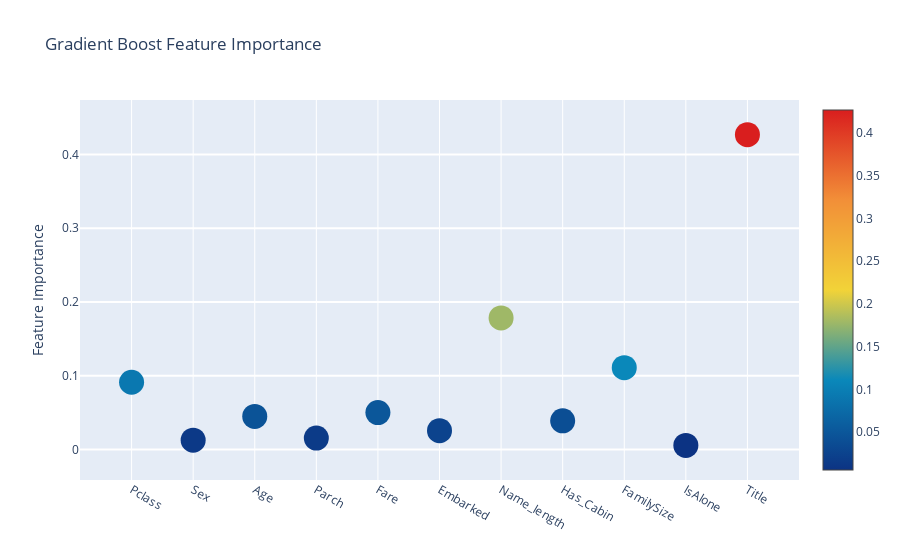

The code cell stored with this chart in its notebook:
### Code cell
# Extra Trees
trace = go.Scatter(
    y=feature_df["Gradient Boost feature importances"].values,
    x=feature_df["features"].values,
    mode="markers",  # 산점도를 점으로 표시
    # 점의 속성
    marker=dict(
        sizemode="diameter",  # 점의 크기를 지름으로 조정
        sizeref=1,  # 점의 크기를 참조할 값
        size=25,  # 점의 기본 크기를 25
        # 점의 색을 중요도 값에 따라
        color=feature_df["Gradient Boost feature importances"].values,
        colorscale="Portland",
        showscale=True,  # 색상 막대 표시
    ),
    text=feature_df["features"].values,  # 각 점에 마우스 올리면 표시될 텍스트
)
data = [trace]

# 그래프의 레이아웃 정의
layout = go.Layout(
    autosize=True,  # 그래프 크기 자동 조정
    title="Gradient Boost Feature Importance",
    hovermode="closest",  # 마우스를 점에 올릴 때 가장 가까운 점에 대한 정보 표시
    # 눈금 길이 5, y축 그리드 라인 너비 2
    yaxis=dict(title="Feature Importance", ticklen=5, gridwidth=2),
    showlegend=False,
)

# 데이터를 시각화하는 객체, data와 layout을 기반으로 그래프 생성
fig = go.Figure(data=data, layout=layout)
py.iplot(fig, filename="scatter2010")

### Figure 1 — Plotly figure (JSON) as saved in the notebook; plotly's stock layout.template omitted (floating-point values rounded to 4 significant figures)
{"data": [{"marker": {"color": [0.09113, 0.01268, 0.04482, 0.01542, 0.05001, 0.02556, 0.1783, 0.03884, 0.1109, 0.005582, 0.4268], "colorscale": [[0, "rgb(12,51,131)"], [0.25, "rgb(10,136,186)"], [0.5, "rgb(242,211,56)"], [0.75, "rgb(242,143,56)"], [1, "rgb(217,30,30)"]], "showscale": true, "size": 25, "sizemode": "diameter", "sizeref": 1}, "mode": "markers", "text": ["Pclass", "Sex", "Age", "Parch", "Fare", "Embarked", "Name_length", "Has_Cabin", "FamilySize", "IsAlone", "Title"], "type": "scatter", "x": ["Pclass", "Sex", "Age", "Parch", "Fare", "Embarked", "Name_length", "Has_Cabin", "FamilySize", "IsAlone", "Title"], "y": [0.09113, 0.01268, 0.04482, 0.01542, 0.05001, 0.02556, 0.1783, 0.03884, 0.1109, 0.005582, 0.4268]}], "layout": {"autosize": true, "hovermode": "closest", "showlegend": false, "title": {"text": "Gradient Boost Feature Importance"}, "xaxis": {"autorange": true, "range": [-0.9482, 10.95], "type": "category"}, "yaxis": {"autorange": true, "gridwidth": 2, "range": [-0.07375, 0.5061], "ticklen": 5, "title": {"text": "Feature Importance"}, "type": "linear"}}}
